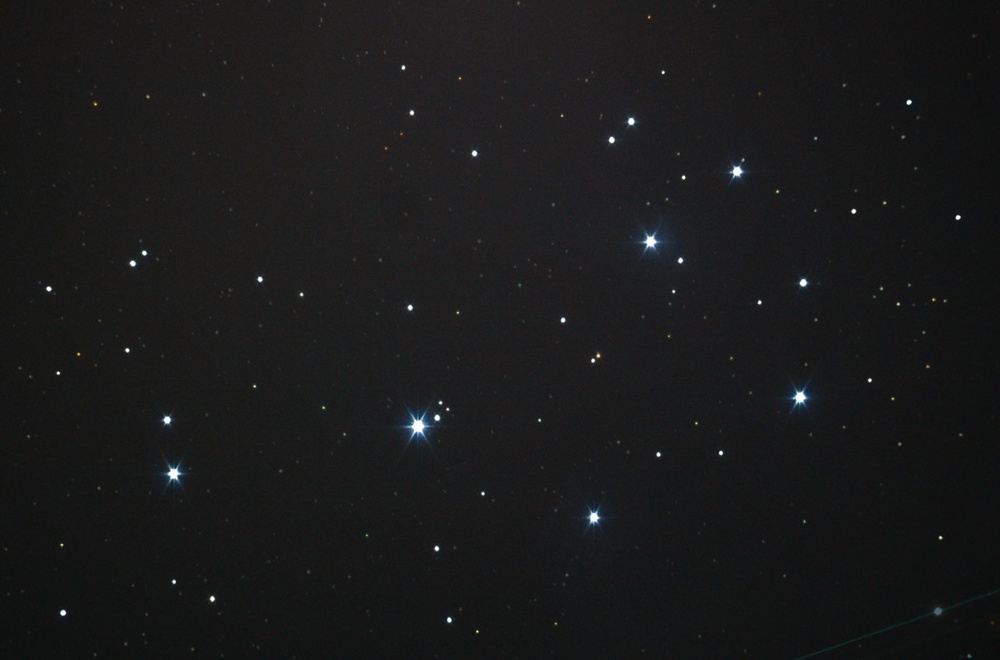
#> input picture sample.jpeg, 1000 x 660 px, shrunk from 1280 x 845 before the run
$ python fluxwithDetectionv1.py
#> lines starting #> are read from the running program, lines starting #| are printed output that depends on the picture; after the words box and inside, x2 and y2 are one past the last pixel; in counts of white or black regions, pixels touching at a corner belong together
import cv2
import numpy as np
import matplotlib.pyplot as plt
import csv

# 1. 이미지 불러오기
image = cv2.imread('sample.jpeg')  # 파일 경로에 맞게 수정
#> image is the input picture: shape (660, 1000, 3); mean B, G, R 26.3, 26, 25.7
gray_image = cv2.cvtColor(image, cv2.COLOR_BGR2GRAY)  # 그레이스케일로 변환

# 2. GaussianBlur 적용하여 노이즈 제거 및 별 감지 강화
blurred_image = cv2.GaussianBlur(gray_image, (9, 9), 0)

# 3. Thresholding: 밝은 별을 감지하기 위한 이진화 처리
_, thresholded_image = cv2.threshold(blurred_image, 40, 255, cv2.THRESH_BINARY)
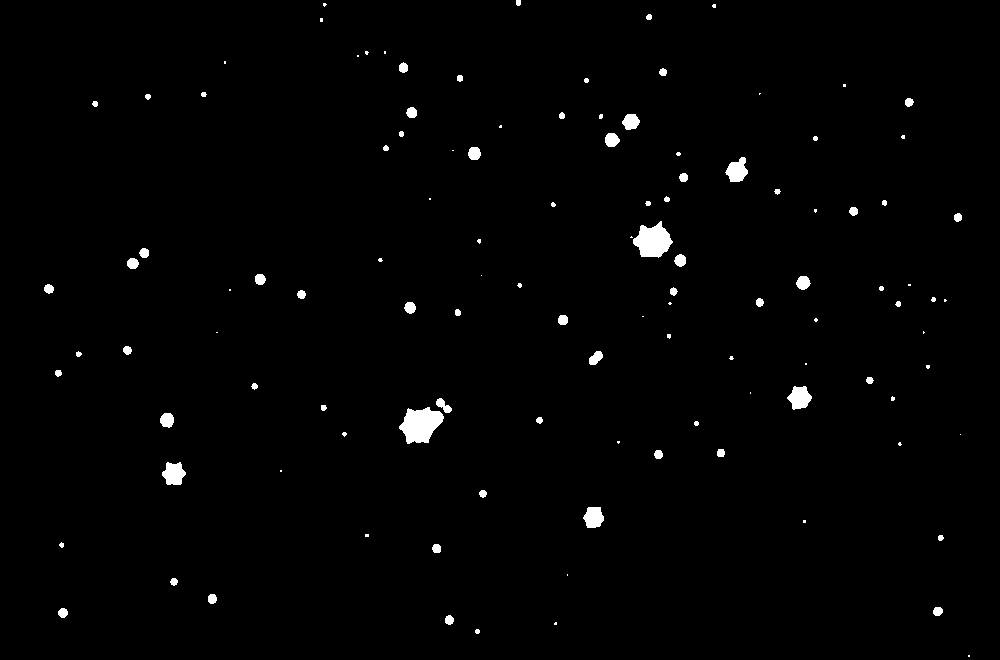
#> thresholded_image: shape (660, 1000); 1.2% white; 115 white regions (46 under 20 px), largest, box (x1, y1, x2, y2) and area: (399, 407, 444, 444) 1093, (633, 221, 673, 258) 942, (787, 386, 812, 410) 399

# 4. Morphological Erosion으로 빛 번짐 제거 (작은 커널 사용)
kernel = np.ones((3, 3), np.uint8)
eroded_image = cv2.erode(thresholded_image, kernel, iterations=1)
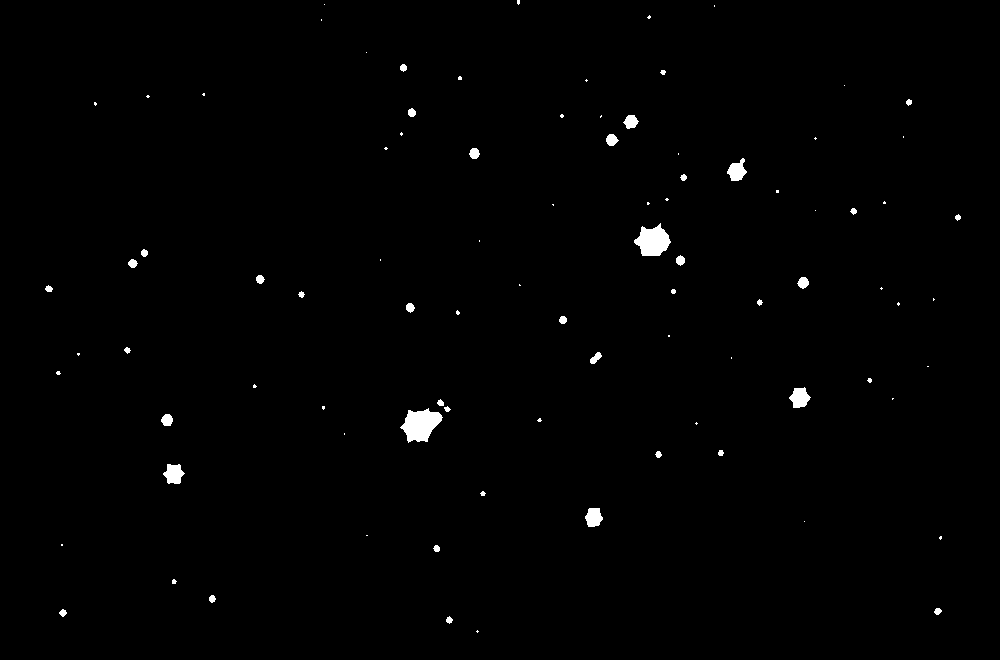
#> eroded_image: shape (660, 1000); 0.74% white; 90 white regions (50 under 20 px)

# 5. Contour 찾기
contours, _ = cv2.findContours(eroded_image, cv2.RETR_EXTERNAL, cv2.CHAIN_APPROX_SIMPLE)
#> contours = 90 contours, 55 with area under 20; largest, box (x1, y1, x2, y2) and area: (400, 408, 443, 443) 864, (634, 223, 671, 256) 735, (789, 387, 811, 408) 272, (163, 464, 185, 484) 268, (727, 158, 747, 181) 247

# 6. 별을 흑백 이미지에 빨간색 원과 번호로 표시
annotated_image = cv2.cvtColor(gray_image, cv2.COLOR_GRAY2BGR)  # 원을 그리기 위해 흑백 이미지를 BGR로 변환

# 인식된 별들의 정보를 저장할 리스트
star_info = []

# 7. 별의 위치와 크기를 기반으로 플럭스(광도) 계산
for idx, contour in enumerate(contours):
    # 최소 외접 원 찾기 (별을 감쌀 수 있는 최소 원)
    (x, y), radius = cv2.minEnclosingCircle(contour)
    center = (int(x), int(y))  # 별의 중심 좌표
    radius = int(radius)  # 반지름을 정수로 변환

    # 원을 그리기 (빨간색)
    cv2.circle(annotated_image, center, radius, (0, 0, 255), 2)
    # 별 번호 표시
    cv2.putText(annotated_image, f'{idx + 1}', (int(x) - 10, int(y) - 10), cv2.FONT_HERSHEY_SIMPLEX, 0.5, (0, 0, 255), 1)

    # 별의 영역에서 플럭스 계산 (반지름 내의 픽셀 값 합산)
    mask = np.zeros_like(gray_image, dtype=np.uint8)  # 별의 마스크 생성
    cv2.circle(mask, center, radius, 255, -1)  # 마스크에 원을 그려 별의 영역 정의
    flux = np.sum(gray_image[mask == 255])  # 마스크된 영역 내의 픽셀 값 합산 (플럭스 계산)

    # 별 번호, 중심 좌표, 크기 정보, 플럭스 저장
    star_info.append((idx + 1, center, radius, flux))
#> this loop made 90 passes
#> (x, y, radius, center, flux) on passes 2, 3, 4, 5, 6, 7, 9, 12, 13, 14, 16, 19: (449, 619.5, 3, (449, 619), 4655), (62.5, 612.5, 3, (62, 612), 5545), (937.5, 611, 3, (937, 611), 2595), (212, 598.5, 3, (212, 598), 4950), (173.6, 581.3, 2, (173, 581), 2245), (436.4, 548.1, 3, (436, 548), 4669), (940.5, 537.5, 1, (940, 537), 1025), (593.5, 517, 10, (593, 517), 32030), (482.5, 493, 2, (482, 493), 2007), (173, 473.5, 11, (173, 473), 38884), (720.5, 452.5, 2, (720, 452), 2477), (539, 419.8, 2, (539, 419), 1383)
#> (contour, x, y, radius, flux) on passes 1, 8, 10, 17, 18, 25: ([[477, 630], [476, 631], [477, 632], [478, 631]], 477, 631, 1, 822), ([[61, 544], [61, 545], [62, 545], [62, 544]], 61.5, 544.5, 0, 199), ([[366, 535], [367, 535]], 366.5, 535, 0, 157), ([[344, 433], [344, 434]], 344, 433.5, 0, 99), ([[696, 422], [695, 423], [696, 424], [697, 423]], 696, 423, 1, 677), ([[892, 398], [892, 399], [893, 398]], 892.5, 398.5, 0, 183)
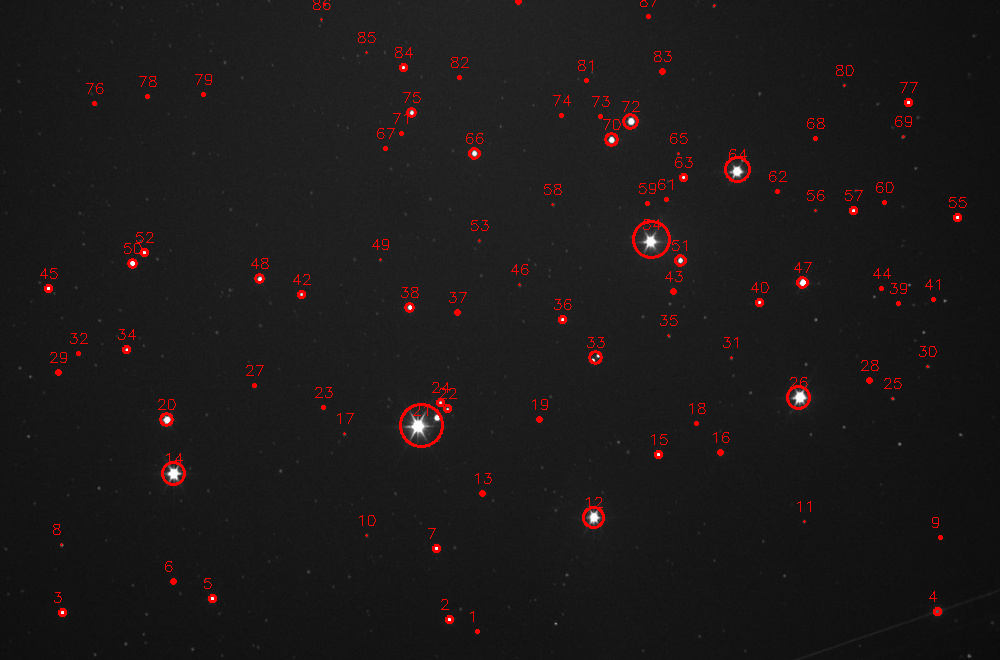
#> annotated_image: shape (660, 1000, 3); mean B, G, R 25.4, 25.4, 28.7
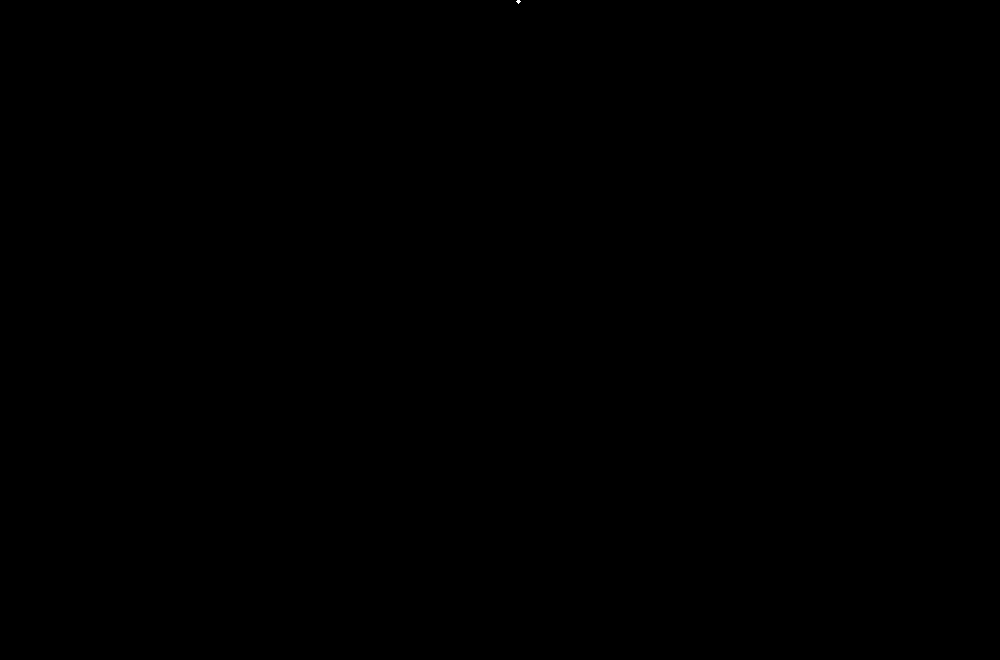
#> mask: shape (660, 1000); 0% white; 1 white region (1 under 20 px)
#> after the loop, star_info = 90 items

# 별 정보와 플럭스 출력
print("인식된 별 정보 (번호, 위치(중심 좌표), 크기(반지름), 플럭스):")
for info in star_info:
    print(f"별 {info[0]}: 위치 = {info[1]}, 크기(반지름) = {info[2]}, 플럭스 = {info[3]}")
#> this loop made 90 passes
#> info on passes 1 to 12: (1, (477, 631), 1, 822), (2, (449, 619), 3, 4655), (3, (62, 612), 3, 5545), (4, (937, 611), 3, 2595), (5, (212, 598), 3, 4950), (6, (173, 581), 2, 2245), (7, (436, 548), 3, 4669), (8, (61, 544), 0, 199), (9, (940, 537), 1, 1025), (10, (366, 535), 0, 157), (11, (804, 521), 0, 149), (12, (593, 517), 10, 32030)
#| 별 1: 위치 = (477, 631), 크기(반지름) = 1, 플럭스 = 822
#| 별 2: 위치 = (449, 619), 크기(반지름) = 3, 플럭스 = 4655
#| 별 3: 위치 = (62, 612), 크기(반지름) = 3, 플럭스 = 5545
#| 별 4: 위치 = (937, 611), 크기(반지름) = 3, 플럭스 = 2595
#| 별 5: 위치 = (212, 598), 크기(반지름) = 3, 플럭스 = 4950
#| 별 6: 위치 = (173, 581), 크기(반지름) = 2, 플럭스 = 2245
#| 별 7: 위치 = (436, 548), 크기(반지름) = 3, 플럭스 = 4669
#| 별 8: 위치 = (61, 544), 크기(반지름) = 0, 플럭스 = 199
#> (further printed lines are left out)

# 8. 인식된 별 정보와 플럭스를 CSV 파일로 저장
csv_filename = 'star_flux_data.csv'
with open(csv_filename, mode='w', newline='') as file:
    writer = csv.writer(file)
    writer.writerow(['번호', '중심 좌표(x, y)', '반지름', '플럭스'])  # CSV 파일 헤더 작성
    for info in star_info:
        writer.writerow([info[0], info[1], info[2], info[3]])  # 각 별의 정보와 플럭스 기록

print(f"인식된 별 정보가 {csv_filename} 파일에 저장되었습니다.")

# 9. 흑백 이미지에 빨간색 원과 번호 표시 후 시각화
plt.figure(figsize=(10, 10))
plt.imshow(cv2.cvtColor(annotated_image, cv2.COLOR_BGR2RGB))  # BGR에서 RGB로 변환하여 표시
plt.title("Detected Stars with Red Circles and Numbers (Flux Calculated)")
plt.show()
